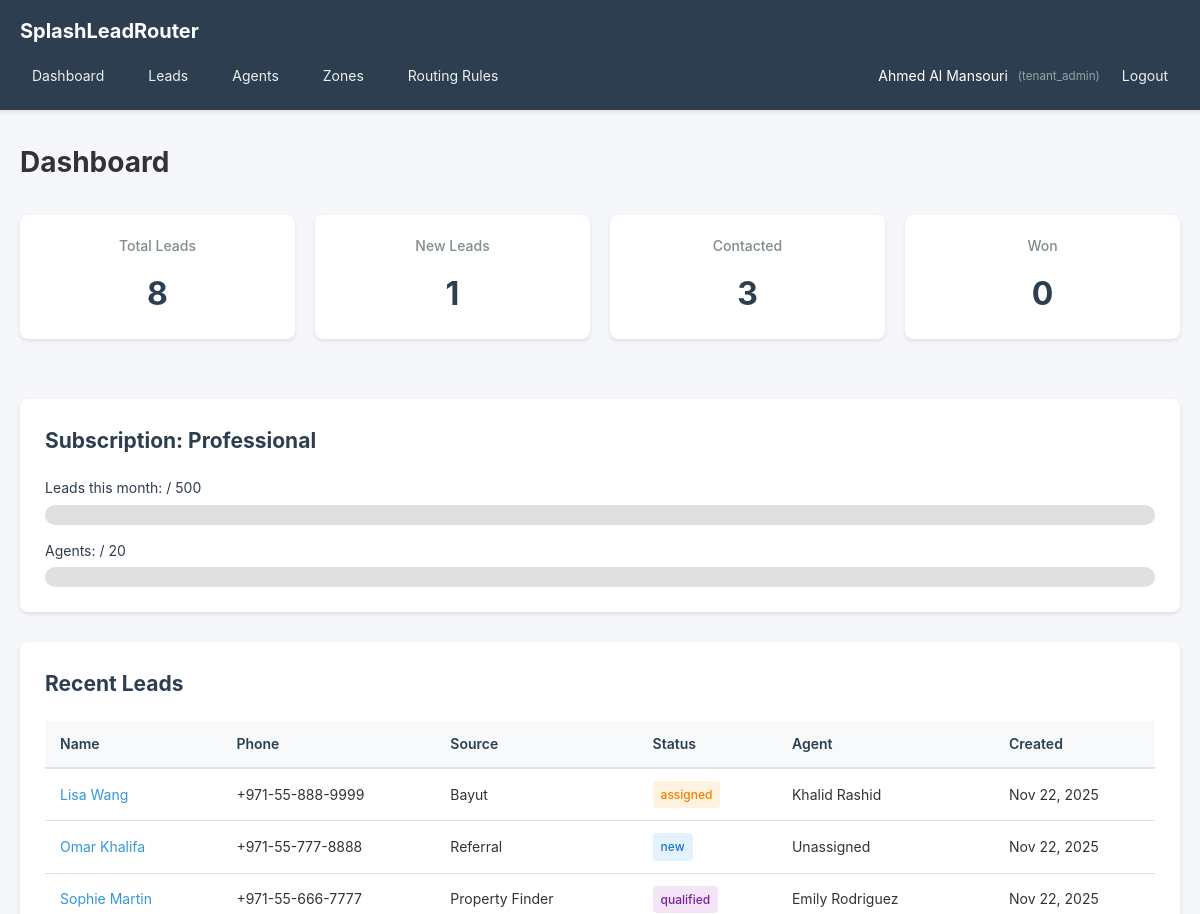
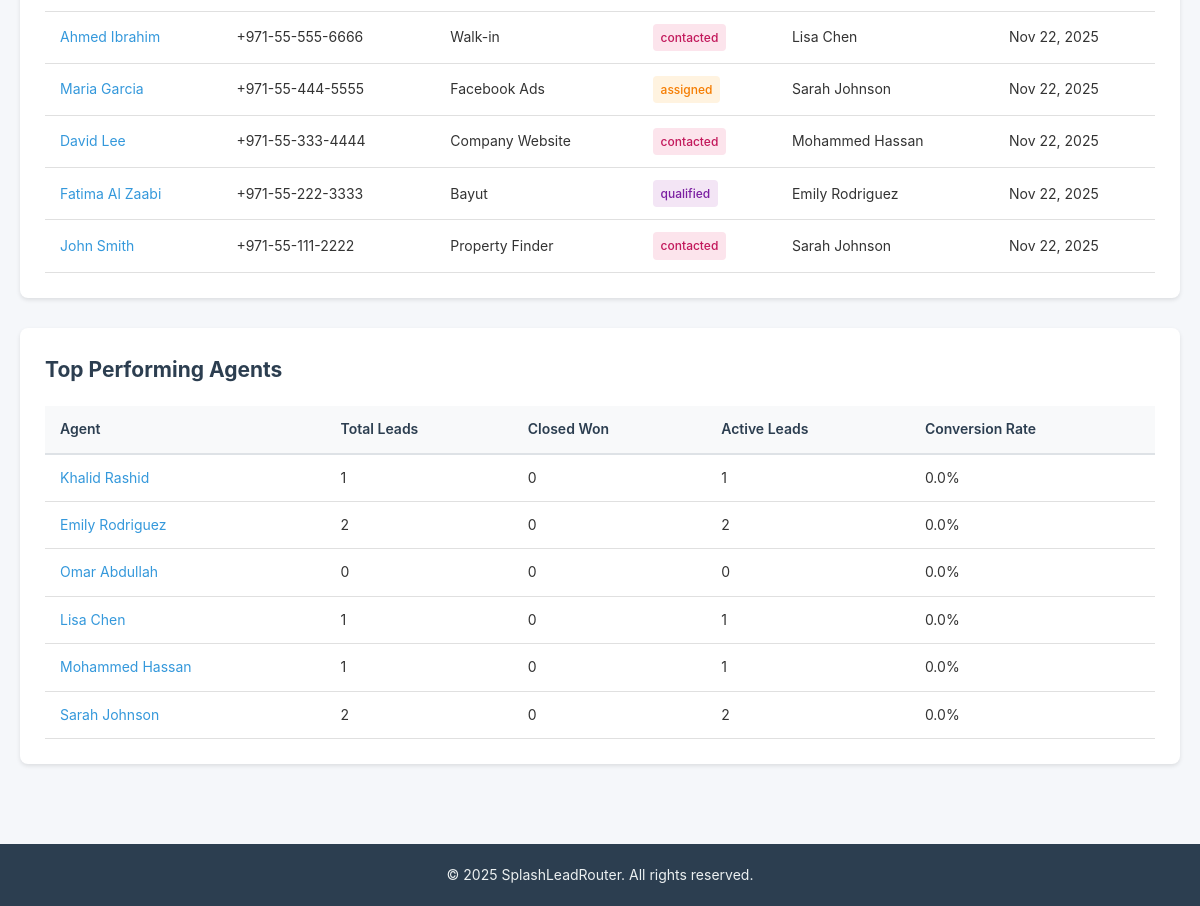
/dashboard (signed in), run on the app's committed database (2 pictures, top to bottom).
### tables this page shows
CREATE TABLE `tenant_subscriptions` (
  `id` INT UNSIGNED NOT NULL AUTO_INCREMENT,
  `tenant_id` INT UNSIGNED NOT NULL,
  `plan_id` INT UNSIGNED NOT NULL,
  `billing_cycle` ENUM('monthly', 'yearly') DEFAULT 'monthly',
  `status` ENUM('trialing', 'active', 'past_due', 'canceled', 'suspended') DEFAULT 'trialing',
  `trial_ends_at` TIMESTAMP NULL DEFAULT NULL,
  `current_period_start` TIMESTAMP DEFAULT CURRENT_TIMESTAMP,
  `current_period_end` TIMESTAMP NULL DEFAULT NULL,
  `canceled_at` TIMESTAMP NULL DEFAULT NULL,
  `created_at` TIMESTAMP DEFAULT CURRENT_TIMESTAMP,
  `updated_at` TIMESTAMP DEFAULT CURRENT_TIMESTAMP ON UPDATE CURRENT_TIMESTAMP,
  PRIMARY KEY (`id`),
  INDEX `idx_tenant_id` (`tenant_id`),
  INDEX `idx_plan_id` (`plan_id`),
  INDEX `idx_status` (`status`),
  FOREIGN KEY (`tenant_id`) REFERENCES `tenants`(`id`) ON DELETE CASCADE,
  FOREIGN KEY (`plan_id`) REFERENCES `subscription_plans`(`id`) ON DELETE RESTRICT
);

CREATE TABLE `subscription_plans` (
  `id` INT UNSIGNED NOT NULL AUTO_INCREMENT,
  `name` VARCHAR(100) NOT NULL,
  `slug` VARCHAR(100) NOT NULL UNIQUE,
  `price_monthly` DECIMAL(10,2) NOT NULL,
  `price_yearly` DECIMAL(10,2) NOT NULL,
  `max_agents` INT NOT NULL,
  `max_leads_per_month` INT NOT NULL,
  `max_zones` INT NOT NULL,
  `max_routing_rules` INT NOT NULL,
  `features` TEXT DEFAULT NULL COMMENT 'JSON array of features',
  `is_active` TINYINT(1) DEFAULT 1,
  `created_at` TIMESTAMP DEFAULT CURRENT_TIMESTAMP,
  `updated_at` TIMESTAMP DEFAULT CURRENT_TIMESTAMP ON UPDATE CURRENT_TIMESTAMP,
  PRIMARY KEY (`id`),
  INDEX `idx_slug` (`slug`)
);

CREATE TABLE `leads` (
  `id` INT UNSIGNED NOT NULL AUTO_INCREMENT,
  `tenant_id` INT UNSIGNED NOT NULL,
  `name` VARCHAR(255) NOT NULL,
  `phone` VARCHAR(50) NOT NULL,
  `email` VARCHAR(255) DEFAULT NULL,
  `source` VARCHAR(100) DEFAULT NULL,
  `source_id` INT UNSIGNED DEFAULT NULL COMMENT 'FK to lead_sources',
  `campaign` VARCHAR(255) DEFAULT NULL,
  `property_type` VARCHAR(100) DEFAULT NULL,
  `budget_min` DECIMAL(12,2) DEFAULT NULL,
  `budget_max` DECIMAL(12,2) DEFAULT NULL,
  `preferred_city` VARCHAR(100) DEFAULT NULL,
  `preferred_area` VARCHAR(100) DEFAULT NULL,
  `preferred_location` TEXT DEFAULT NULL,
  `notes` TEXT DEFAULT NULL,
  `status` ENUM('new', 'assigned', 'contacted', 'qualified', 'unqualified', 'closed_won', 'closed_lost') DEFAULT 'new',
  `assigned_agent_id` INT UNSIGNED DEFAULT NULL,
  `assigned_at` TIMESTAMP NULL DEFAULT NULL,
  `assignment_rule_id` INT UNSIGNED DEFAULT NULL,
  `first_contacted_at` TIMESTAMP NULL DEFAULT NULL,
  `qualified_at` TIMESTAMP NULL DEFAULT NULL,
  `closed_at` TIMESTAMP NULL DEFAULT NULL,
  `created_at` TIMESTAMP DEFAULT CURRENT_TIMESTAMP,
  `updated_at` TIMESTAMP DEFAULT CURRENT_TIMESTAMP ON UPDATE CURRENT_TIMESTAMP,
  PRIMARY KEY (`id`),
  INDEX `idx_tenant_id` (`tenant_id`),
  INDEX `idx_status` (`status`),
  INDEX `idx_assigned_agent_id` (`assigned_agent_id`),
  INDEX `idx_source` (`source`),
  INDEX `idx_created_at` (`created_at`),
  INDEX `idx_preferred_city` (`preferred_city`),
  FOREIGN KEY (`tenant_id`) REFERENCES `tenants`(`id`) ON DELETE CASCADE,
  FOREIGN KEY (`assigned_agent_id`) REFERENCES `users`(`id`) ON DELETE SET NULL,
  FOREIGN KEY (`source_id`) REFERENCES `lead_sources`(`id`) ON DELETE SET NULL,
  FOREIGN KEY (`assignment_rule_id`) REFERENCES `routing_rules`(`id`) ON DELETE SET NULL
);

CREATE TABLE `users` (
  `id` INT UNSIGNED NOT NULL AUTO_INCREMENT,
  `tenant_id` INT UNSIGNED DEFAULT NULL COMMENT 'NULL for platform_admin',
  `name` VARCHAR(255) NOT NULL,
  `email` VARCHAR(255) NOT NULL,
  `password` VARCHAR(255) NOT NULL,
  `phone` VARCHAR(50) DEFAULT NULL,
  `role` ENUM('platform_admin', 'tenant_admin', 'agent', 'viewer') NOT NULL,
  `agent_level` ENUM('junior', 'senior') DEFAULT NULL COMMENT 'For agents only',
  `max_active_leads` INT DEFAULT 10 COMMENT 'Max open leads for agents',
  `is_active` TINYINT(1) DEFAULT 1,
  `created_at` TIMESTAMP DEFAULT CURRENT_TIMESTAMP,
  `updated_at` TIMESTAMP DEFAULT CURRENT_TIMESTAMP ON UPDATE CURRENT_TIMESTAMP,
  PRIMARY KEY (`id`),
  UNIQUE KEY `unique_email` (`email`),
  INDEX `idx_tenant_id` (`tenant_id`),
  INDEX `idx_role` (`role`),
  INDEX `idx_is_active` (`is_active`),
  FOREIGN KEY (`tenant_id`) REFERENCES `tenants`(`id`) ON DELETE CASCADE
);

### app/views/dashboard/tenant_admin.php (the view, shortened to what the rows shown need)
<?php
require_once __DIR__ . '/../layouts/header.php';
?>
<div class="dashboard">
    <h1>Dashboard</h1>
    <div class="stats-grid">
        <div class="stat-card">
            <h3>Total Leads</h3>
            <p class="stat-number"><?php echo number_format($stats['total_leads']); ?></p>
        </div>
        <div class="stat-card">
            <h3>New Leads</h3>
            <p class="stat-number"><?php echo number_format($stats['new_leads']); ?></p>
        </div>
        <div class="stat-card">
            <h3>Contacted</h3>
            <p class="stat-number"><?php echo number_format($stats['contacted_leads']); ?></p>
        </div>
        <div class="stat-card">
            <h3>Won</h3>
            <p class="stat-number"><?php echo number_format($stats['won_leads']); ?></p>
        </div>
    </div>
    <?php if ($subscription): ?>
    <div class="subscription-info">
        <h2>Subscription: <?php echo View::escape($subscription['plan_name']); ?></h2>
        <div class="usage-bars">
            <div class="usage-item">
                <label>Leads this month: <?php echo $usage['total_leads']; ?> / <?php echo $subscription['max_leads_per_month']; ?></label>
                <div class="progress-bar">
                </div>
            </div>
            <div class="usage-item">
                <label>Agents: <?php echo $usage['total_agents']; ?> / <?php echo $subscription['max_agents']; ?></label>
                <div class="progress-bar">
                </div>
            </div>
        </div>
    </div>
    <?php endif; ?>
    <div class="recent-leads">
        <h2>Recent Leads</h2>
        <table class="data-table">
            <thead>
                <tr>
                    <th>Name</th>
                    <th>Phone</th>
                    <th>Source</th>
                    <th>Status</th>
                    <th>Agent</th>
                    <th>Created</th>
                </tr>
            </thead>
            <tbody>
                <?php foreach ($recent_leads as $lead): ?>
                <tr>
                    <td><a href="/leads/<?php echo $lead['id']; ?>"><?php echo View::escape($lead['name']); ?></a></td>
                    <td><?php echo View::escape($lead['phone']); ?></td>
                    <td><?php echo View::escape($lead['source']); ?></td>
                    <td><span class="badge badge-<?php echo $lead['status']; ?>"><?php echo View::escape($lead['status']); ?></span></td>
                    <td><?php echo View::escape($lead['agent_name'] ?? 'Unassigned'); ?></td>
                    <td><?php echo View::formatDate($lead['created_at'], 'M d, Y'); ?></td>
                </tr>
                <?php endforeach; ?>
            </tbody>
        </table>
    </div>
    <div class="leaderboard">
        <h2>Top Performing Agents</h2>
        <table class="data-table">
            <thead>
                <tr>
                    <th>Agent</th>
                    <th>Total Leads</th>
                    <th>Closed Won</th>
                    <th>Active Leads</th>
                    <th>Conversion Rate</th>
                </tr>
            </thead>
            <tbody>
                <?php foreach ($agent_leaderboard as $agent): ?>
                <tr>
                    <td><a href="/agents/<?php echo $agent['id']; ?>"><?php echo View::escape($agent['name']); ?></a></td>
                    <td><?php echo $agent['total_leads']; ?></td>
                    <td><?php echo $agent['closed_won_count']; ?></td>
                    <td><?php echo $agent['active_leads_count']; ?></td>
                    <td><?php echo number_format($agent['conversion_rate'], 1); ?>%</td>
                </tr>
                <?php endforeach; ?>
            </tbody>
        </table>
    </div>
</div>
<?php require_once __DIR__ . '/../layouts/footer.php'; ?>

### app/core/Router.php (shortened to what the rows shown need)
<?php
class Router {
    private $routes = [];
    private function addRoute($method, $path, $controller, $action, $name = null) {
        $pattern = $this->convertPathToRegex($path);
        $this->routes[] = [
            'method' => $method,
            'path' => $path,
            'pattern' => $pattern,
            'controller' => $controller,
            'action' => $action
        ];
    }
    private function convertPathToRegex($path) {
        $pattern = preg_replace('/\/:([a-zA-Z0-9_]+)/', '/(?P<$1>[a-zA-Z0-9_-]+)', $path);
        return '#^' . $pattern . '$#';
    }
    public function dispatch() {
        $requestMethod = $_SERVER['REQUEST_METHOD'];
        $requestUri = $_SERVER['REQUEST_URI'];
        $requestUri = strtok($requestUri, '?');
        $requestUri = rtrim($requestUri, '/');
        foreach ($this->routes as $route) {
            if ($route['method'] === $requestMethod && preg_match($route['pattern'], $requestUri, $matches)) {
                $params = array_filter($matches, 'is_string', ARRAY_FILTER_USE_KEY);
                $controller = new $controllerName();
                $action = $route['action'];
                call_user_func_array([$controller, $action], $params);
                return;
            }
        }
    }
}

### data on the page
tenant_subscriptions: plan.name "Professional", plan.max_leads_per_month "500", plan.max_agents "20"
leads: name "Lisa Wang", phone "+971-55-888-9999", source "Bayut", status "assigned", assigned_agent.name "Khalid Rashid", created_at "Nov 22, 2025"
leads: name "Omar Khalifa", phone "+971-55-777-8888", source "Referral", status "new", agent_name "Unassigned", created_at "Nov 22, 2025"
leads: name "Sophie Martin", phone "+971-55-666-7777", source "Property Finder", status "qualified", assigned_agent.name "Emily Rodriguez", created_at "Nov 22, 2025"
leads: name "Ahmed Ibrahim", phone "+971-55-555-6666", source "Walk-in", status "contacted", assigned_agent.name "Lisa Chen", created_at "Nov 22, 2025"
leads: name "Maria Garcia", phone "+971-55-444-5555", source "Facebook Ads", status "assigned", assigned_agent.name "Sarah Johnson", created_at "Nov 22, 2025"
leads: name "David Lee", phone "+971-55-333-4444", source "Company Website", status "contacted", assigned_agent.name "Mohammed Hassan", created_at "Nov 22, 2025"
leads: name "Fatima Al Zaabi", phone "+971-55-222-3333", source "Bayut", status "qualified", assigned_agent.name "Emily Rodriguez", created_at "Nov 22, 2025"
leads: name "John Smith", phone "+971-55-111-2222", source "Property Finder", status "contacted", assigned_agent.name "Sarah Johnson", created_at "Nov 22, 2025"
users: name "Khalid Rashid", total_leads "1", closed_won_count "0", active_leads_count "1", conversion_rate "0.0"
users: name "Emily Rodriguez", total_leads "2", closed_won_count "0", active_leads_count "2", conversion_rate "0.0"
users: name "Omar Abdullah", total_leads "0", closed_won_count "0", active_leads_count "0", conversion_rate "0.0"
users: name "Lisa Chen", total_leads "1", closed_won_count "0", active_leads_count "1", conversion_rate "0.0"
users: name "Mohammed Hassan", total_leads "1", closed_won_count "0", active_leads_count "1", conversion_rate "0.0"
users: name "Sarah Johnson", total_leads "2", closed_won_count "0", active_leads_count "2", conversion_rate "0.0"

### other printed values
$stats['total_leads'] "8"
$stats['new_leads'] "1"
$stats['contacted_leads'] "3"
$stats['won_leads'] "0"
